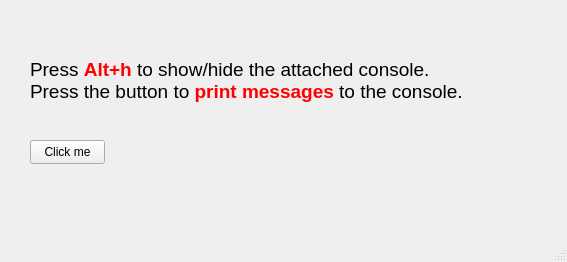
<?xml version="1.0" encoding="UTF-8"?>
<ui version="4.0">
 <class>MainWindow</class>
 <widget class="QMainWindow" name="MainWindow">
  <property name="geometry">
   <rect>
    <x>0</x>
    <y>0</y>
    <width>567</width>
    <height>262</height>
   </rect>
  </property>
  <property name="windowTitle">
   <string>MainWindow</string>
  </property>
  <widget class="QWidget" name="centralwidget">
   <widget class="QLabel" name="label">
    <property name="geometry">
     <rect>
      <x>30</x>
      <y>30</y>
      <width>581</width>
      <height>101</height>
     </rect>
    </property>
    <property name="text">
     <string>&lt;html&gt;&lt;head/&gt;&lt;body&gt;&lt;p&gt;&lt;span style=&quot; font-size:14pt;&quot;&gt;Press &lt;/span&gt;&lt;span style=&quot; font-size:14pt; font-weight:700; color:#ff0000;&quot;&gt;Alt+h&lt;/span&gt;&lt;span style=&quot; font-size:14pt;&quot;&gt; to show/hide the attached console.&lt;br/&gt;Press the button to &lt;/span&gt;&lt;span style=&quot; font-size:14pt; font-weight:700; color:#ff0000;&quot;&gt;print messages &lt;/span&gt;&lt;span style=&quot; font-size:14pt;&quot;&gt;to the console.&lt;/span&gt;&lt;/p&gt;&lt;/body&gt;&lt;/html&gt;</string>
    </property>
   </widget>
   <widget class="QPushButton" name="pushButton">
    <property name="geometry">
     <rect>
      <x>30</x>
      <y>140</y>
      <width>75</width>
      <height>24</height>
     </rect>
    </property>
    <property name="text">
     <string>Click me</string>
    </property>
   </widget>
  </widget>
  <widget class="QMenuBar" name="menubar">
   <property name="geometry">
    <rect>
     <x>0</x>
     <y>0</y>
     <width>567</width>
     <height>22</height>
    </rect>
   </property>
  </widget>
  <widget class="QStatusBar" name="statusbar"/>
 </widget>
 <resources/>
 <connections/>
</ui>
